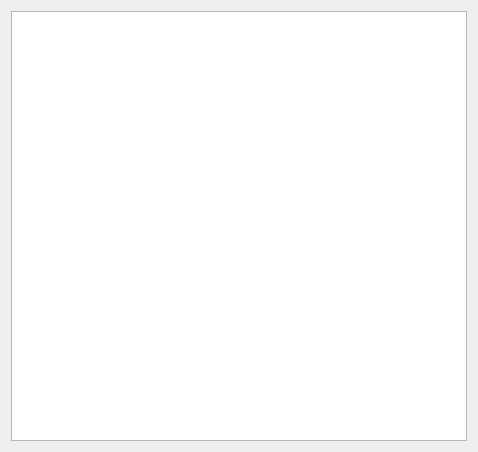
<?xml version="1.0" encoding="UTF-8"?>
<ui version="4.0">
 <class>Dialog</class>
 <widget class="QDialog" name="Dialog">
  <property name="geometry">
   <rect>
    <x>0</x>
    <y>0</y>
    <width>478</width>
    <height>452</height>
   </rect>
  </property>
  <property name="windowTitle">
   <string>Dialog</string>
  </property>
  <layout class="QVBoxLayout" name="verticalLayout">
   <item>
    <widget class="QTableView" name="tableView"/>
   </item>
  </layout>
 </widget>
 <resources/>
 <connections/>
</ui>
